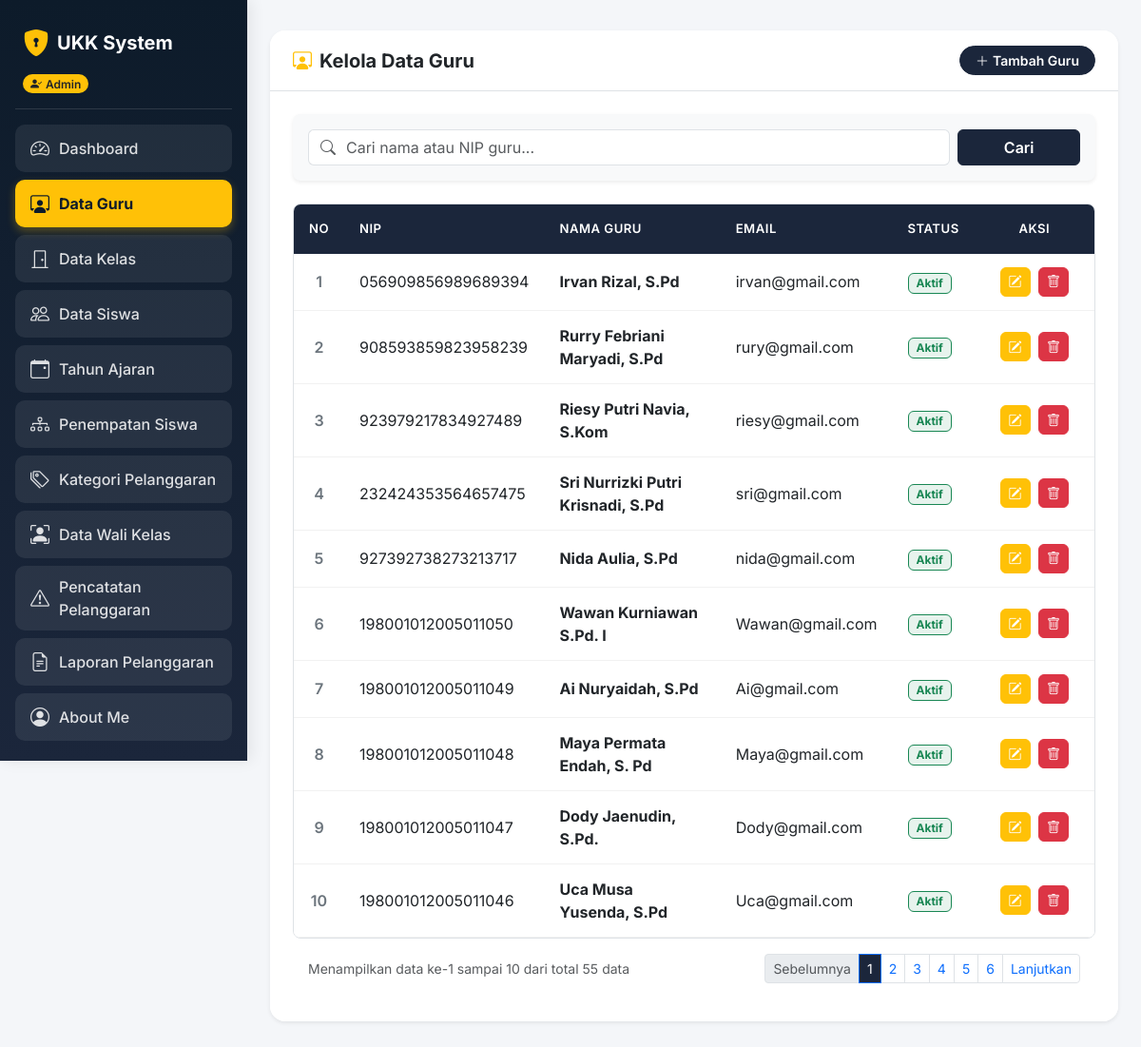
The page /dashboard.php?tab=menu2 (signed in) on the database its author committed.
### tables this page shows
CREATE TABLE `t_guru` (
  `id` int(11) NOT NULL,
  `nip` varchar(30) NOT NULL,
  `nama` varchar(150) DEFAULT NULL,
  `email` varchar(150) NOT NULL,
  `status_aktif` tinyint(1) NOT NULL,
  `user_id` int(11) NOT NULL,
  `created_at` timestamp NOT NULL DEFAULT current_timestamp(),
  `updated_at` timestamp NOT NULL DEFAULT current_timestamp()
);

### tab_guru.php (shortened to what this page needs)
<?php
$batas = 10;
$halaman = isset($_GET['halaman']) ? (int)$_GET['halaman'] : 1;
$halaman_awal = ($halaman > 1) ? ($halaman * $batas) - $batas : 0;
$cari = isset($_GET['cari_guru']) ? mysqli_real_escape_string($koneksi, $_GET['cari_guru']) : '';
$action = $_GET['action'] ?? '';
?>
<div class="container-fluid py-2 px-0">
  <?php if ($action === 'tambah'): ?>
    <div class="row">
      <div class="col-12">
        <form action="dashboard.php?tab=menu2&action=tambah" method="POST">
          <div class="card border-0 shadow-sm rounded-4 overflow-hidden">
            <div class="card-header text-white p-4" style="background: linear-gradient(135deg, #0d1b2a 0%, #1b263b 100%);">
              <h5 class="mb-0 fw-bold"><i class="bi bi-person-plus-fill me-2 text-warning"></i>Tambah Data Guru & Akun Login Baru</h5>
            </div>
            <div class="card-body p-4 bg-white">
              <div class="row g-3 mb-3">
                <div class="col-md-6">
                  <label class="form-label fw-bold">NIP Guru (Maks. 18 Digit)</label>
                  <input type="text" name="nip" class="form-control" maxlength="18" placeholder="Masukkan NIP (Maks 18 angka)" required>
                </div>
                <div class="col-md-6">
                  <label class="form-label fw-bold">Nama Lengkap</label>
                  <input type="text" name="nama" class="form-control" placeholder="Masukkan Nama Guru" required>
                </div>
              </div>
              <div class="row g-3 mb-3">
                <div class="col-md-6">
                  <label class="form-label fw-bold">Email (Untuk Login)</label>
                  <input type="email" name="email" class="form-control" placeholder="contoh@sekolah.sch.id" required>
                </div>
                <div class="col-md-6">
                  <label class="form-label fw-bold">Status Aktif</label>
                  <select name="status_aktif" class="form-select" required>
                    <option value="1">Aktif</option>
                    <option value="0">Tidak Aktif</option>
                  </select>
                </div>
              </div>
              <div class="mb-4">
                <label class="form-label fw-bold">Password Akun Login Guru</label>
                <input type="password" name="password" class="form-control" placeholder="Masukkan password (Default: 123456 jika kosong)">
                <small class="text-muted">*Akun login baru akan otomatis terdaftar dan bisa langsung dipakai guru untuk masuk ke sistem.</small>
              </div>
              <div class="pt-3 border-top d-flex gap-2 justify-content-end">
                <a href="dashboard.php?tab=menu2" class="btn btn-secondary px-4">Batal</a>
                <button type="submit" name="simpan_guru" class="btn text-white px-4 fw-bold" style="background-color: #1b263b; border-color: #1b263b;">Simpan & Buat Akun</button>
              </div>
            </div>
          </div>
        </form>
      </div>
    </div>
  <?php else:
      if (!empty($cari)) {
          $query_total = mysqli_query($koneksi, "SELECT * FROM t_guru WHERE nama LIKE '%$cari%' OR nip LIKE '%$cari%'");
      } else {
          $query_total = mysqli_query($koneksi, "SELECT * FROM t_guru");
      }
      $total_data = ($query_total) ? mysqli_num_rows($query_total) : 0;
      $total_halaman = ceil($total_data / $batas);
  ?>
  <div class="card border-0 shadow-sm rounded-4 overflow-hidden mb-4">
    <div class="card-header bg-white py-3 px-4 border-bottom d-flex flex-wrap justify-content-between align-items-center gap-2">
      <h5 class="fw-bold mb-0 text-dark">
        <i class="bi bi-person-workspace me-2 text-warning"></i>Kelola Data Guru
      </h5>
      <a href="dashboard.php?tab=menu2&action=tambah" class="btn btn-sm px-3 rounded-pill fw-semibold text-white" style="background-color: #1b263b; border-color: #1b263b;">
        <i class="bi bi-plus-lg me-1"></i>Tambah Guru
      </a>
    </div>
    <div class="card-body p-4 bg-white">
      <div class="card border-0 shadow-sm mb-4 rounded-3 bg-light">
        <div class="card-body p-3">
          <form action="dashboard.php" method="GET" class="row g-2 align-items-center">
            <div class="col-md-10">
              <div class="input-group">
                <span class="input-group-text bg-white text-muted border-end-0"><i class="bi bi-search"></i></span>
                <input type="text" name="cari_guru" class="form-control border-start-0 ps-0" placeholder="Cari nama atau NIP guru..." value="<?= htmlspecialchars($cari); ?>">
              </div>
            </div>
            <div class="col-md-2 d-flex gap-2">
              <button type="submit" class="btn w-100 fw-semibold text-white" style="background-color: #1b263b; border-color: #1b263b;">Cari</button>
            </div>
          </form>
        </div>
      </div>
      <div class="table-responsive rounded-3 overflow-hidden border">
        <table class="table table-hover align-middle mb-0">
          <thead>
            <tr>
              <th class="py-3 text-center" style="width: 5%;">NO</th>
              <th class="py-3">NIP</th>
              <th class="py-3">NAMA GURU</th>
              <th class="py-3">EMAIL</th>
              <th class="py-3">STATUS</th>
              <th class="py-3 text-center" style="width: 15%;">AKSI</th>
            </tr>
          </thead>
          <tbody>
            <?php
            if (!empty($cari)) {
                $q_guru = mysqli_query($koneksi, "SELECT * FROM t_guru WHERE nama LIKE '%$cari%' OR nip LIKE '%$cari%' ORDER BY id DESC LIMIT $halaman_awal, $batas");
            } else {
                $q_guru = mysqli_query($koneksi, "SELECT * FROM t_guru ORDER BY id DESC LIMIT $halaman_awal, $batas");
            }
            if ($q_guru && mysqli_num_rows($q_guru) > 0) {
                $no = $halaman_awal + 1;
                while ($g = mysqli_fetch_assoc($q_guru)) {
                    $status_badge = (($g['status_aktif'] ?? 1) == 1) ? '<span class="badge bg-success bg-opacity-10 text-success border border-success px-2 py-1">Aktif</span>' : '<span class="badge bg-secondary bg-opacity-10 text-secondary border px-2 py-1">Tidak Aktif</span>';
            ?>
                    <tr>
                      <td class="text-center fw-semibold text-secondary"><?= $no; ?></td>
                      <td><?= htmlspecialchars($g['nip'] ?? '-'); ?></td>
                      <td class="fw-bold text-dark"><?= htmlspecialchars($g['nama'] ?? '-'); ?></td>
                      <td><?= htmlspecialchars($g['email'] ?? '-'); ?></td>
                      <td><?= $status_badge; ?></td>
                      <td class="text-center">
                        <a href="dashboard.php?tab=menu2&action=edit&id=<?= $g['id']; ?>" class="btn btn-warning btn-sm text-white px-2 py-1 rounded-2 me-1" title="Edit">
                          <i class="bi bi-pencil-square"></i>
                        </a>
                        <a href="guru/guru_hapus.php?id=<?= $g['id']; ?>" class="btn btn-danger btn-sm px-2 py-1 rounded-2" title="Hapus" onclick="return confirm('Yakin ingin menghapus data guru ini?')">
                          <i class="bi bi-trash"></i>
                        </a>
                      </td>
                    </tr>
            <?php
                    $no++;
                }
            } else {
                echo "<tr><td colspan='6' class='text-center py-4 text-muted'>
                        <i class='bi bi-folder2-open display-6 d-block mb-2'></i>
                        Belum ada data guru di database.
                      </td></tr>";
            }
            ?>
          </tbody>
        </table>
      </div>
      <?php if ($total_halaman > 1): ?>
      <div class="card-footer bg-white border-0 py-3 d-flex justify-content-between align-items-center">
        <small class="text-muted">
          Menampilkan data ke-<?= ($halaman_awal + 1); ?> sampai <?= min($halaman_awal + $batas, $total_data); ?> dari total <?= $total_data; ?> data
        </small>
        <nav>
          <ul class="pagination pagination-sm mb-0">
            <li class="page-item <?= ($halaman <= 1) ? 'disabled' : ''; ?>">
              <a class="page-link" href="dashboard.php?tab=menu2&halaman=<?= $halaman - 1; ?><?= !empty($cari) ? '&cari_guru='.$cari : ''; ?>">Sebelumnya</a>
            </li>
            <?php for ($x = 1; $x <= $total_halaman; $x++): ?>
              <li class="page-item <?= ($halaman == $x) ? 'active' : ''; ?>">
                <a class="page-link" style="<?= ($halaman == $x) ? 'background-color: #1b263b; color: white;' : ''; ?>" href="dashboard.php?tab=menu2&halaman=<?= $x; ?><?= !empty($cari) ? '&cari_guru='.$cari : ''; ?>"><?= $x; ?></a>
              </li>
            <?php endfor; ?>
            <li class="page-item <?= ($halaman >= $total_halaman) ? 'disabled' : ''; ?>">
              <a class="page-link" href="dashboard.php?tab=menu2&halaman=<?= $halaman + 1; ?><?= !empty($cari) ? '&cari_guru='.$cari : ''; ?>">Lanjutkan</a>
            </li>
          </ul>
        </nav>
      </div>
      <?php endif; ?>
    </div>
  </div>
  <?php endif; ?>
</div>

### dashboard.php (style rules this page uses)
body { font-family: 'Inter', sans-serif; background-color: #f4f6f9; color: #333; overflow-x: hidden; }
.table thead th { background-color: #1b263b; color: #ffffff; font-weight: 600; text-transform: uppercase; font-size: 0.82rem; letter-spacing: 0.5px; padding: 14px 16px; border: none; }
.table tbody td { padding: 14px 16px; vertical-align: middle; border-color: #f1f1f1; }

### rows shown on the page
t_guru: nip "056909856989689394", nama "Irvan Rizal, S.Pd", email "irvan@gmail.com", status_aktif "Aktif"
t_guru: nip "908593859823958239", nama "Rurry Febriani Maryadi, S.Pd", email "rury@gmail.com", status_aktif "Aktif"
t_guru: nip "923979217834927489", nama "Riesy Putri Navia, S.Kom", email "riesy@gmail.com", status_aktif "Aktif"
t_guru: nip "232424353564657475", nama "Sri Nurrizki Putri Krisnadi, S.Pd", email "sri@gmail.com", status_aktif "Aktif"
t_guru: nip "927392738273213717", nama "Nida Aulia, S.Pd", email "nida@gmail.com", status_aktif "Aktif"
t_guru: nip "198001012005011050", nama "Wawan Kurniawan S.Pd. I", email "Wawan@gmail.com", status_aktif "Aktif"
t_guru: nip "198001012005011049", nama "Ai Nuryaidah, S.Pd", email "Ai@gmail.com", status_aktif "Aktif"
t_guru: nip "198001012005011048", nama "Maya Permata Endah, S. Pd", email "Maya@gmail.com", status_aktif "Aktif"
t_guru: nip "198001012005011047", nama "Dody Jaenudin, S.Pd.", email "Dody@gmail.com", status_aktif "Aktif"
t_guru: nip "198001012005011046", nama "Uca Musa Yusenda, S.Pd", email "Uca@gmail.com", status_aktif "Aktif"

### other values the page prints
$role "Admin"
$menu['name'] "Dashboard"
$menu['name'] "Data Guru"
$menu['name'] "Data Kelas"
$menu['name'] "Data Siswa"
$menu['name'] "Tahun Ajaran"
$menu['name'] "Penempatan Siswa"
$menu['name'] "Kategori Pelanggaran"
$menu['name'] "Data Wali Kelas"
$menu['name'] "Pencatatan Pelanggaran"
$menu['name'] "Laporan Pelanggaran"
$menu['name'] "About Me"
$halaman_awal + 1 "1"
min($halaman_awal + $batas, $total_data) "10"
$total_data "55"
